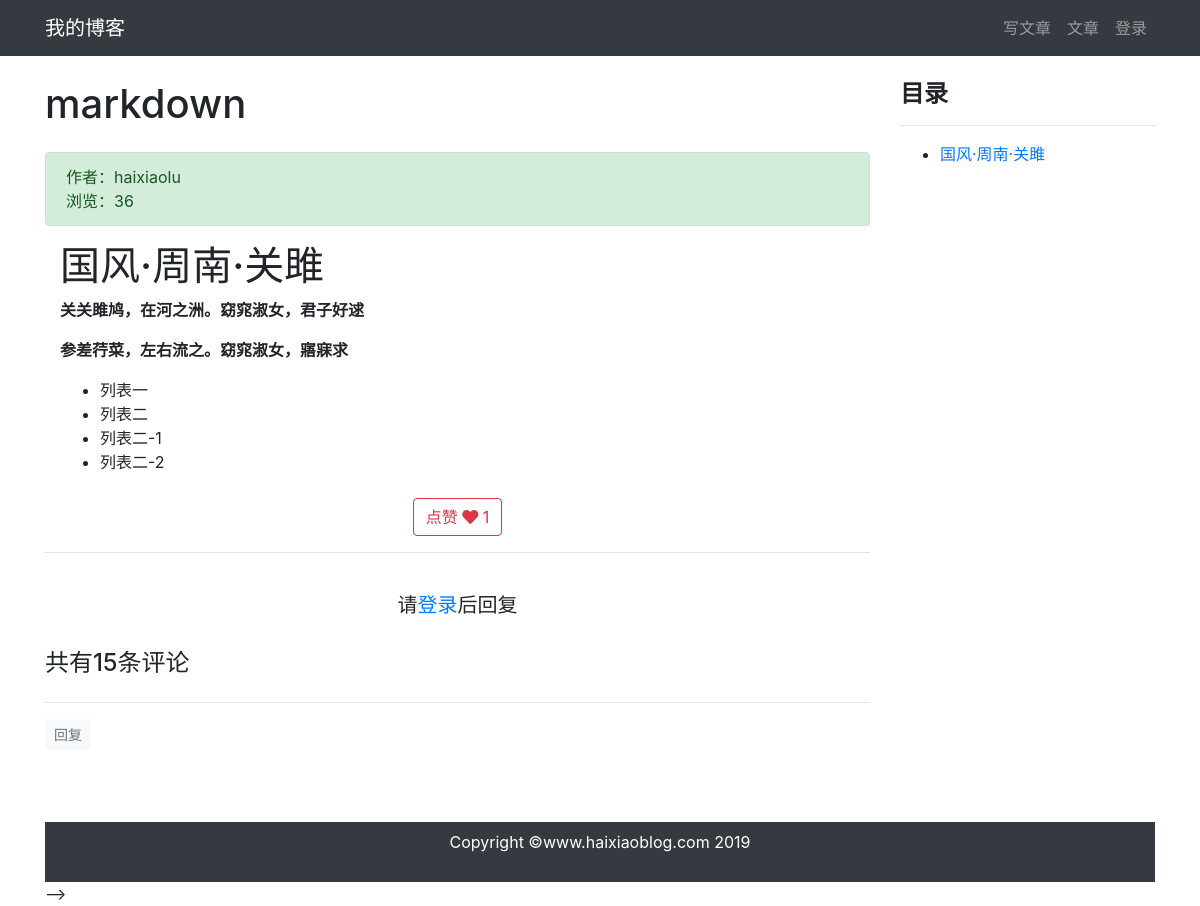
Screenshot of /article/article-detail/10/ with the database file from the repository.
### article/models.py (models this page shows, shortened)
class ArticlePost(models.Model):
    author = models.ForeignKey(User, on_delete=models.CASCADE)
    column = models.ForeignKey(
        ArticleColumn,
        null=True,
        blank=True,
        on_delete=models.CASCADE,
        related_name='article'
    )
    title = models.CharField(max_length=100)
    body = models.TextField()
    created = models.DateTimeField(default=timezone.now)
    updated = models.DateTimeField(auto_now=True)
    total_views = models.PositiveIntegerField(default=0)
    tags = TaggableManager(blank=True)
    likes = models.PositiveIntegerField(default=0)
    avatar = models.ImageField(upload_to='article/%Y%m%d/', blank=True)
    class Meta:
        ordering = ('-created',)
    def save(self, *args, **kwargs):
        article = super(ArticlePost, self).save(*args, **kwargs)
        return article

### article/views.py (the view)
# urls.py: path('article-detail/<int:id>/', views.article_detail,
def article_detail(request, id):
    article = ArticlePost.objects.get(id=id)
    comments = Comment.objects.filter(article=id)
    article.total_views += 1
    article.save(update_fields=['total_views'])
    md = markdown.Markdown(
        extensions=[
            'markdown.extensions.extra',
            'markdown.extensions.codehilite',
            'markdown.extensions.toc',
        ])
    article.body = md.convert(article.body)
    comment_form = CommentForm()
    context = {'article': article, 'toc': md.toc,
               'comments': comments, 'comment_form': comment_form, }
    return render(request, 'article/detail.html', context)

### templates/article/detail.html (shortened to what this page needs)
{% extends "base.html" %} {% load staticfiles %}
{% load my_filters_and_tags %}
{% block content %}
<link rel="stylesheet" href="{% static 'prism/prism.css' %}">
<div class="container">
  <div class="row">
    <div class="col-9">
      <h1 class=" mt-4 mb-4">{{ article.title }}</h1>
      <div class="alert alert-success">
      作者：{{ article.author }}
      <div>
        浏览：{{ article.total_views }}
      </div>
    </div>
    <div class="col-12">
      <p>{{ article.body|safe}}</p>
    </div>
<div style="text-align:center;" class="mt-4">
  <button class="btn btn-outline-danger"
          type="button"
          onclick="validate_is_like(
                   '{% url 'article:increase_likes' article.id %}',
                   {{ article.id }},
                   {{ article.likes }}
                   )"
          >
      <span>点赞</span>
      <span>
          <i class="fas fa-heart"></i>
      </span>
      <span id="likes_number">
          {{ article.likes }}
      </span>
  </button>
</div>
    <hr>
    {% if user.is_authenticated %}
      <div>
        <form
          action="{% url 'comment:post_comment' article.id %}"
          method="POST">
          {% csrf_token %}
            <div class="form-group">
              <label for="body">
                <strong>我也要发言:</strong>
              </label>
              <!-- <textarea
                type='text'
                class='form-control'
                id='body'
                name='body'
                rows="2">
              </textarea> -->
              <div>
                  {{ comment_form.media }}
                  {{ comment_form.body }}
              </div>
            </div>
            <button type="submit" class="btn btn-primary">发送</button>
        </form>
      </div>
      <br>
      {% else %}
       <br>
       <h5 class="row justify-content-center">
         请<a href="{% url 'userprofile:login' %}">登录</a>后回复</h5>
       <br>
      {% endif %}
      {% load mptt_tags %}
      <h4>共有{{ comments.count }}条评论</h4>
      <div class="row">
        {% recursetree comments %}
          {% with comment=node %}
            <div class="{% if comment.reply_to %}
                        offset-1 col-11
                        {% else %}
                        col-12
                        {% endif %}"
                  id="comment_elem_{{ comment_id }}">
          <hr>
          <div>
            {% if user.is_authenticated %}
              <button type="button"
                      class="btn btn-light btn-sm text-muted"
                      onclick="load_modal({{ article.id }}, {{ comment.id }})"
                      >
                      回复
                    </button>
            {% else %}
              <a class="btn btn-light btn-sm text-muted"
                  href="{% url 'userprofile:login' %}"
                  >
                  回复
                </a>
            {% endif %}
      </div>
</div>
      {% endwith %}
    {% endrecursetree %}
  </div>
</div>
<div class="col-3 mt-4" id="sidebar" class="sidebar">
  <div class="sidebar__inner">
    <h4><strong>目录</strong></h4>
    <hr>
    <div>
      {{ toc|safe}}
    </div>
  </div>
</div>
{% endblock content %}
<!-- {% block script %}
 -->
{% endblock script %}

### templates/article/detail.html (style rules this page uses)
.sidebar__inner { transform: translate(0, 0); transform: translate3d(0, 0, 0); will-change: position, transform; }

### templates/base.html (style rules this page uses)
html, body { height: 100%; margin: 0; }

### rows the page displays
ArticlePost: title "markdown", author "haixiaolu", total_views "36", body "国风·周南·关雎 关关雎鸠，在河之洲。窈窕淑女，君子好逑 参差荇菜，左右流之。窈窕淑女，寤寐求 列表一 列表二 列表二-1 列表二-2", likes "1"

### other values shown
{{ comments.count }} "15"
{{ toc|safe }} "国风·周南·关雎"
